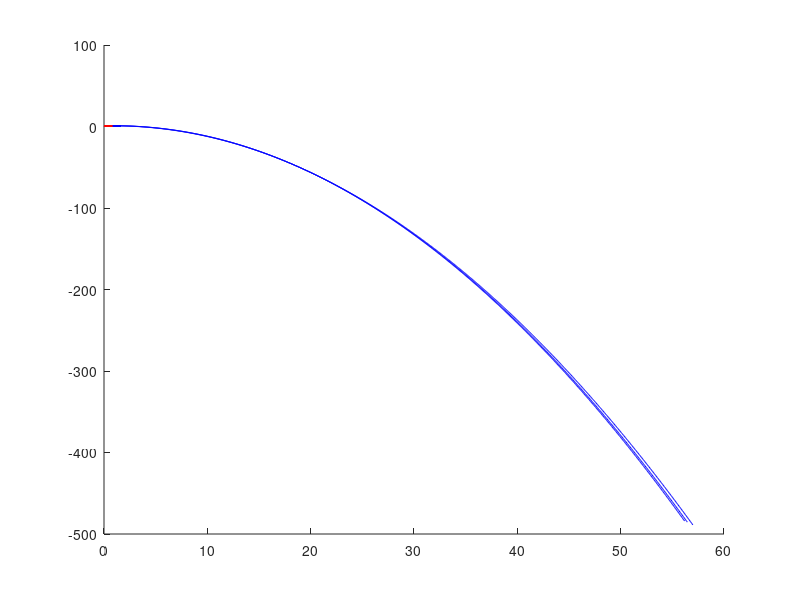
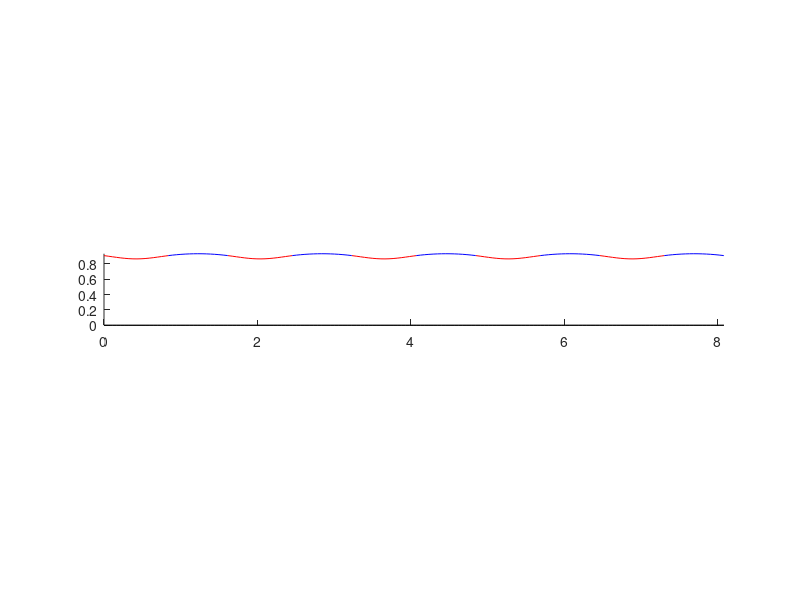

MATLAB code for these plots, in order:
function hop()
    g=9.8;    m=72.5748; L0=1.0;
    k=16*72*10*21.5;
    
    vx = 4.4;
    
    N = 1000;      % Number of Samples
    tSim = 10;     % Max Sim time
    
    tdPos = [];
    tdAng = pi/6;
    
    tStanceDes = .35*.45; % .35s estimated from paper
    tFlightDes = .35*.55;
    %tStanceDes = 0.2633;
    %tFlightDes = 0.2633/.45*.55;
    
    % for 3.5 m/s
    %tStanceDes=.18;
    %tFlightDes=.16;
    
    % for 2.6 m/s
    %tStanceDes=.255;
    %tFlightDes=.255/.64*(1-.64);
    
    % for 4.4 m/s
    %tStanceDes=.205;
    %tFlightDes=0.3158-.205;
    
    % for 6.0 m/s
    %tStanceDes=0.1463;
    %tFlightDes=0.1463;
    
    %tStanceDes = 0.256307061;
    %tFlightDes = 0.097823578;
    %vx = 3;
    
    %tStanceDes = 0.225872939;
    %tFlightDes = 0.120308035;
    %vx = 3.5;
    
    
    %tStanceDes = 0.202446749;
    %tFlightDes = 0.13371407;
    %vx = 4;
    
    %tStanceDes = 0.183808563;
    %tFlightDes = 0.140642473;
    %vx = 4.5;
    
    %tStanceDes = 0.168594963;
    %tFlightDes = 0.142858747;
    %vx = 5;
    
    tStanceDes = 0.155920276;
    tFlightDes = 0.141643052;
    
    vx = 5.5;
    
    figure(1)
    clf;
    hold on;
    global zs foots
    
    function dz = flightDynamics(t,z)
       dz = z;
       x = z(1); xdot = z(2);
       y = z(3); ydot = z(4);
       dz(1) = xdot;
       dz(2) = 0;
       
       dz(3) = ydot;
       dz(4) = -g;
    end
    function [value isterminal direction] = flightEvents(t,z)
       value = z(3)-L0*cos(tdAng);
       isterminal = 1;	direction = -1;
    end
    function dz  = stanceDynamics(t,z)
       dz = z;
       x = z(1); xdot = z(2);
       y = z(3); ydot = z(4);
       
       len = norm([x-tdPos(1) y]);
       dz(1) = xdot;
       dz(2) = 1/m * ( k * (L0 - len) * (x-tdPos(1)) / len);
       
       dz(3) = ydot;
       dz(4) = -g + 1/m * ( k * (L0 - len) * y / len);
    end
    function [value isterminal direction] = stanceEvents(t,z)
       x = z(1); xdot = z(2);
       y = z(3); ydot = z(4);
       
       len = norm([x-tdPos(1) y]);
       value = len-L0;
       isterminal = 1;	direction = +1;
    end

    function [t_out z_out foot_out tf zf en loTime] = simulatePeriod(t0,params,x0)
        flightOptions = odeset('Events',@flightEvents,'AbsTol',1e-9,'RelTol',1e-9);
        stanceOptions = odeset('Events',@stanceEvents,'AbsTol',1e-9,'RelTol',1e-9); 
        
        xorig = 0;
        if nargin==3
            xorig = x0;
        end
        

        z0 = [xorig vx L0*cos(params(1)) params(2)];  
        k = params(3);
        tdAng = params(1);
        
        
        en = [];
        tspan = linspace(t0,t0+tSim,N);
        tdPos = [z0(1)+z0(3)*tan(tdAng) 0];
        %tdPos = [z0(1)+L0*sin(tdAng) z0(3)-L0*cos(tdAng)];
        
        % Simulation Stance
        [t z tf zf] = ode45(@stanceDynamics,tspan,z0,stanceOptions);
        leg = z(:,[1 3]) - ones(length(t),1)*tdPos;
        
        if nargout == 7
            loTime = tf;
        end
                    
        vel = z(:,[2 4]);
        en = m*g*z(:,3) + 1/2 * k * (sqrt(sum(leg.^2,2))-L0).^2 + 1/2*m*sum(vel.^2,2);
        foot = ones(length(z(:,1)),1)*tdPos;
        
        plot(z(:,1),z(:,3),'r');
        %plot(z(:,1),sqrt(L0^2-(z(:,1)-tdPos(1)).^2),'k--')
        
        z_out = z;
        t_out = t;
        foot_out = foot;
        
        if length(tf) == 0
            'break after stance'
            return;
        end
        
        tspan = linspace(tf,tf+tSim,N);
        [t z tf zf] = ode45(@flightDynamics,tspan,zf,flightOptions);
        foot = [z(:,1)+L0*sin(tdAng) z(:,3)-L0*cos(tdAng)];
        
        vel = z(:,[2 4]);
        en2 = m*g*z(:,3) + 1/2*m*(z(:,2).^2 + z(:,4).^2);
        en = [en ; en2];
        
        plot(z(:,1),z(:,3),'b');
        %plot([z(1,1) z(end,1)],[L0*cos(tdAng) L0*cos(tdAng)],'k--')
        
        t_out = [t_out ; t];
        z_out = [z_out ; z];
        foot_out = [ foot_out ; foot]; 
    end
    function output = periodResidual(params)
        [t z foot tf zf en loTime] = simulatePeriod(0,params);
        output = [0 0 0 0];
        if length(tf)==0
            output(1) = vx - z(end,2);
            output(2) = params(2) - z(end,4);
            output(3) = loTime - tStanceDes;
            output(4) = (t(end)-loTime) - tFlightDes;
        else
            output(1) = vx - z(end,2);
            output(2) = params(2) - z(end,4);
            
            output(3) = loTime - tStanceDes;
            
            
            output(4) = (tf-loTime) - tFlightDes;
        end
    end
    
    %% Initial guesses
    % z0initial = [0 3.5	L0*cos(tdAng)	-0.424237]'; % Cycle (a) stable run like cycle 
    % z0initial = [0 1.5  L0*cos(tdAng) -1.8]';        % Cycle (b) Unstable high cycle 
    
    % Other Limit Cycles
    % z0initial = [0 1.5  L0*cos(tdAng) -.8]'; % unstable cycle
    % z0initial = [0 3    0.8660   0]';     %  vert unstable cycle low
    % z0initial = [0 .3  L0*cos(tdAng) -.2]'; % another stable cycle X
   
    paramsInitial = [pi/6 -1.459228 16*72*10];
     
    paramsInitial = [.19 -1.2250 6.6683e+04]
    
    %% Find Orbit
    params0 = paramsInitial;
    options = optimset('display','iter');
    [params resnorm res] = lsqnonlin(@periodResidual,params0,[pi/20,-inf,16*72*2],[pi/4,-.1,16*72*100*21.5],options);
    res
    ang = params(1)
    vy = params(2)
    k = params(3)
    [t z foot tf zf] = simulatePeriod(0,params);
    zf
    
    params
    
    [t z foot tf zf] = simulatePeriod(0,params);    
    
    %% Optional Distrubance

    z0 = zf;
    z0(1) = 0;
    x0 = 0;
    %zf = z0;    
    tf = 0;
    foot0 = [z0(1)+L0*sin(tdAng) z0(3)-L0*cos(tdAng)];
    
	J = 5;         % Number of Jumps
    ts = []; zs = []; ens = [];
    
    
    figure(15); clf; hold on; axis equal
    
    %% Simulate Multiple Steps
    foots = [];
    tfs=[];
    los=[];
    for i = 1:J
        
        [t z foot tf zf energy lo] = simulatePeriod(tf,params,x0);
        x0 = zf(1);
        tfs=[tfs tf];
        los=[los lo];
        ts = [ts ; t]; zs = [zs ; z]; foots = [foots ; foot];
        ens = [ens ; energy];
        if length(tf) == 0
            'break after sim'
            break;
        end
        %fprintf(1,'%f\t',zf);
        %fprintf(1,'\n');
    end
    
    fprintf(1,'\n');
    fprintf(1,'%f\t',z0);
    fprintf(1,'\n');
    
%     tic
%         %% Hopping Animation
% 	figure(2); clf; hold on;
%     hOA = plot([z0(1) z0(3)],[foot0(1) foot0(2)],'r');
%     hA = plot(z0(1),z0(3),'ro');
%     hHist = plot(z0(1),z0(3),'r--');
%     axis equal;
%     axis([0 max(zs(:,1)) 0 max(zs(:,3))]); 
%     set(hA,'markerfacecolor','r');
%     startTime = cputime;
%     for i = 1:1:length(ts)
%         set(hOA,'ydata',[zs(i,3) foots(i,2)],'xdata',[zs(i,1) foots(i,1)]);
%         set(hA,'ydata',zs(i,3),'xdata',zs(i,1));
%         set(hHist,'ydata',zs(1:i,3),'xdata',zs(1:i,1));
%         %while (cputime-startTime) < ts(i)
%             pause(.00001);
%         %end
%     end
%     toc
%     ts(end)


     
    %% Point Mass Trajectory
    plot(zs(:,1),0*zs(:,1),'k');
    axis([0 max(zs(:,1)) 0 max(zs(:,3))]); 
    
    %% Energy Plot    
%     figure(4)
%     title('Energy');
%     plot(ts,ens)
Stiffness = params(3);
vx = vx;
Stance = los(1);
Period = tfs(1);
DutyFactor = Stance/Period/2;
Length = Period*vx;


fprintf(1,'Vy = \t%f\n',vy);
fprintf(1,'T  = \t%f\n',Period);
fprintf(1,'Cad  = \t%f\n',60/Period);
fprintf(1,'t_c = \t%f\n',Stance);
fprintf(1,'DF = \t%f\n',DutyFactor);
fprintf(1,'SL = \t%f\n',Length);
fprintf(1,'px = \t%f\n',L0*sin(ang));
fprintf(1,'py = \t%f\n',-L0*cos(ang));


fprintf(1,'touchDownAngle=\t%f;\n',ang);
fprintf(1,'legSpringConstant = \t%f;\n',Stiffness);
fprintf(1,'forwardVelocity = \t%f;\n',vx);
fprintf(1,'maxSLIPHeight = \t%f;\n',max(zs(:,3)));
fprintf(1,'touchDownLength = \t%f;\n',L0);
fprintf(1,'stanceTime = \t%f;\n',tStanceDes);
fprintf(1,'flightTime = \t%f;\n',tFlightDes);





    
    
end
